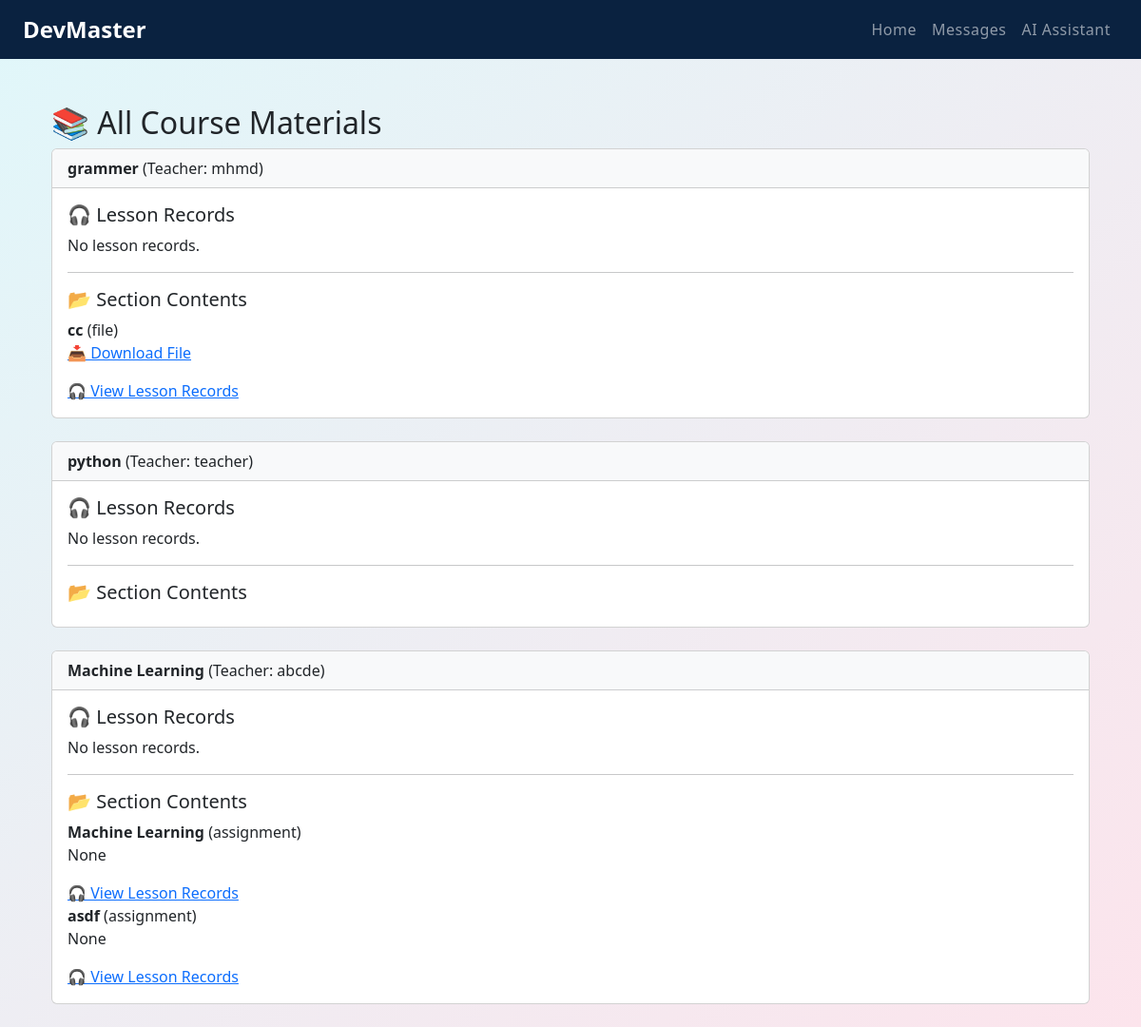
/course-materials/ (signed in), run on an earlier commit of the app's database.
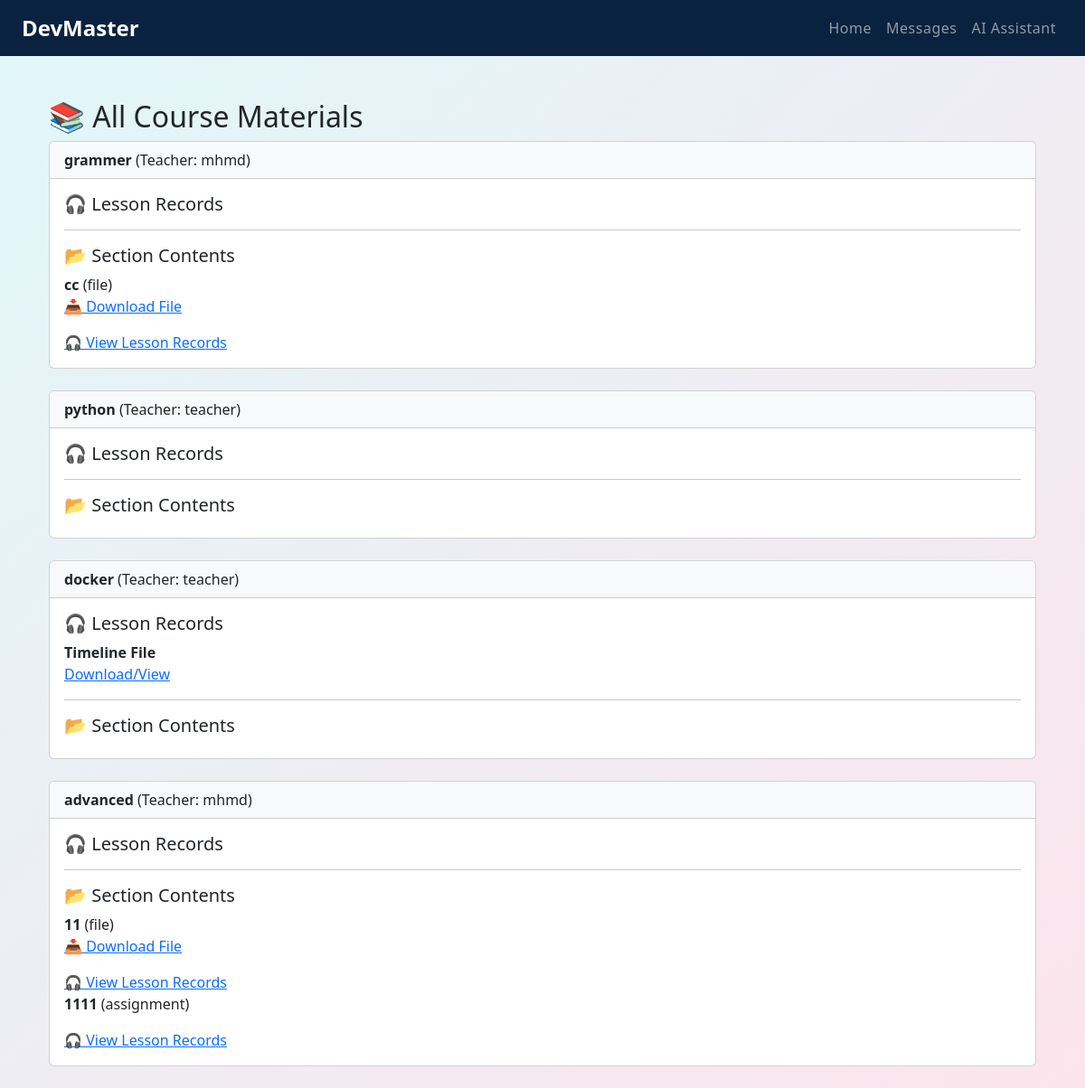
And on a later commit of the database.
### users/models.py (models this page shows, shortened)
class Enrollment(models.Model):
    student = models.ForeignKey(Student, on_delete=models.CASCADE)
    course = models.ForeignKey(Course, on_delete=models.CASCADE)
    enrolled_on = models.DateTimeField(auto_now_add=True)
    class Meta:
        unique_together = ('student', 'course')

class Course(models.Model):
    title = models.CharField(max_length=100)
    description = models.TextField()
    teacher = models.ForeignKey(Teacher, on_delete=models.CASCADE, related_name='courses')
    learning_level = models.ForeignKey(LearningLevel, on_delete=models.CASCADE, related_name='courses')

class Teacher(models.Model):
    user = models.OneToOneField(User, on_delete=models.CASCADE)
    expertise = models.CharField(max_length=100)

class SectionContent(models.Model):
    CONTENT_TYPES = [
        ('text', 'Text'),
        ('file', 'File'),
        ('video', 'Video'),
        ('audio', 'Audio'),
        ('assignment', 'Assignment'),
        ('link', 'External Link'),
    ]
    section = models.ForeignKey(CourseSection, on_delete=models.CASCADE, related_name='contents')
    content_type = models.CharField(max_length=20, choices=CONTENT_TYPES)
    title = models.CharField(max_length=100)
    text_content = models.TextField(blank=True, null=True)
    file = models.FileField(upload_to='course_contents/', blank=True, null=True)
    video_url = models.URLField(blank=True, null=True)
    audio_file = models.FileField(upload_to='audio_contents/', blank=True, null=True)
    external_link = models.URLField(blank=True, null=True)
    assignment_instructions = models.TextField(blank=True, null=True)
    assignment_due_date = models.DateTimeField(blank=True, null=True)
    created_at = models.DateTimeField(auto_now_add=True)
    updated_at = models.DateTimeField(auto_now=True)
    order = models.PositiveIntegerField(default=0)
    description = models.TextField(blank=True, null=True)
    valid_from = models.DateField(blank=True, null=True)
    valid_to = models.DateField(blank=True, null=True)
    class Meta:
        ordering = ['order']

class LessonRecord(models.Model):
    teacher = models.ForeignKey(Teacher, on_delete=models.CASCADE)
    course = models.ForeignKey(Course, on_delete=models.CASCADE)
    title = models.CharField(max_length=255)
    file = models.FileField(upload_to='lesson_records/')
    upload_date = models.DateTimeField(auto_now_add=True)

### users/views.py (the view)
# urls.py: path('course-materials/', views.student_all_course_materials, name='student_course_materials'),
@login_required
def student_all_course_materials(request):
    student = request.user.student
    enrollments = Enrollment.objects.filter(student=student).select_related('course')
    course_ids = enrollments.values_list('course__id', flat=True)
    records = LessonRecord.objects.filter(course__id__in=course_ids)
    contents = SectionContent.objects.filter(section__course__id__in=course_ids)
    return render(request, 'users/student_course_materials.html', {
        'enrollments': enrollments,
        'records': records,
        'contents': contents,
    } )

### users/templates/users/student_course_materials.html
{% extends 'base.html' %}
{% block content %}
<div class="container mt-4">
  <h2>📚 All Course Materials</h2>
  {% for enrollment in enrollments %}
    <div class="card mb-4">
      <div class="card-header bg-light">
        <strong>{{ enrollment.course.title }}</strong> (Teacher: {{ enrollment.course.teacher.user.username }})
      </div>
      <div class="card-body">
        <h5>🎧 Lesson Records</h5>
        {% for record in records %}
          {% if record.course == enrollment.course %}
            <p>
              <strong>{{ record.title }}</strong><br>
              <a href="{{ record.file.url }}" target="_blank">Download/View</a>
            </p>
          {% endif %}
        {% empty %}
          <p>No lesson records.</p>
        {% endfor %}
        <hr>
        <h5>📂 Section Contents</h5>
        {% for content in contents %}
          {% if content.section.course == enrollment.course %}
            <p>
              <strong>{{ content.title }}</strong> ({{ content.content_type }})<br>
              {% if content.file %}
                <a href="{{ content.file.url }}" target="_blank">📥 Download File</a>
              {% elif content.video_url %}
                <a href="{{ content.video_url }}" target="_blank">▶️ Watch Video</a>
              {% elif content.audio_file %}
                <a href="{{ content.audio_file.url }}" target="_blank">🎧 Listen</a>
              {% elif content.external_link %}
                <a href="{{ content.external_link }}" target="_blank">🔗 Visit Link</a>
              {% else %}
                {{ content.text_content }}
              {% endif %}
            </p>
            <a href="{% url 'view_lesson_records' %}">🎧 View Lesson Records</a>
          {% endif %}
        {% endfor %}
      </div>
    </div>
  {% endfor %}
</div>
{% endblock %}

What changed in the data, as far as the page shows it:
shown differently, row unchanged: Enrollment "grammer": no longer shows "No lesson records."
shown differently, row unchanged: Enrollment "python": no longer shows "No lesson records."
changed Enrollment: loses SectionContent (title "Machine Learning", content_type "assignment", text_content "None"); loses SectionContent (title "asdf", content_type "assignment", text_content "None"); gains LessonRecord (title "Timeline File"); course "Machine Learning" → "docker"; course.teacher.user.username "abcde" → "teacher"; no longer shows "No lesson records."
added Enrollment: course "advanced", course.teacher.user.username "mhmd"
now on this page (row unchanged): SectionContent: title "11", content_type "file", shown under "advanced"
now on this page (row unchanged): SectionContent: title "1111", content_type "assignment", shown under "advanced"
